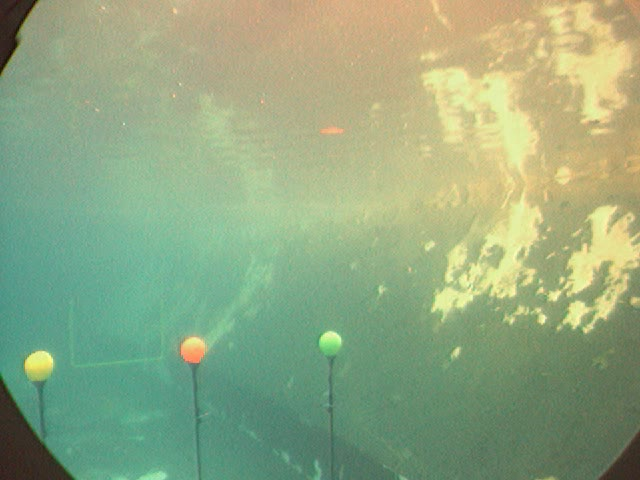
#> input picture frame 3.6 sec.jpg, 640 x 480 px, given as the content of the folder yellow_train, which was not available
$ python 1D_gauss_yellow.py
#> lines starting #> are read from the running program, lines starting #| are printed output that depends on the picture; after the words box and inside, x2 and y2 are one past the last pixel; in counts of white or black regions, pixels touching at a corner belong together; pictures that were not available may be replaced by others from this repository, and a replacement may not be noted
import numpy as np
import cv2
import math
import os
import imutils
from imutils import contours

# Function to generate training data from images in a specified directory
def generate_data():
    stack = []
    for filename in os.listdir("yellow_train"):
        image = cv2.imread(os.path.join("yellow_train", filename))
#> image is the input picture: shape (480, 640, 3); mean B, G, R 129.4, 168.1, 145.8
        resized = cv2.resize(image, (40, 40), interpolation=cv2.INTER_LINEAR)
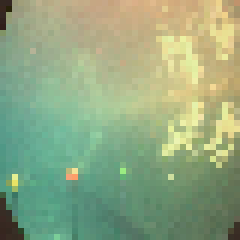
#> resized: shape (40, 40, 3) (shown 6 times larger); mean B, G, R 129.5, 168.2, 145.9
        cropped = resized[13:27, 13:27]

        green_channel = cropped[:, :, 1].ravel()
#> green_channel = 196 values, max 206 at index 63, min 153 at index 192, mean 186.1
        red_channel = cropped[:, :, 2].ravel()
#> red_channel = 196 values, max 206 at index 26, min 108 at index 187, mean 154.6
        combined_image = np.concatenate((green_channel, red_channel), axis=0)
#> combined_image = 392 values, max 206 at index 63, min 108 at index 383, mean 170.4
        combined_image = combined_image.reshape(-1, 1)

        stack.extend(combined_image)

    return np.array(stack)

# Function to compute the Gaussian probability density function
def gaussian(x, mean, cov):
    n_feat = x.shape[0]
    cov_inv = 1 / cov[0]
    diff = x - mean
    N = (2.0 * np.pi) ** (-len(x[1]) / 2.0) * (1.0 / cov[0] ** 0.5) * \
        np.exp(-0.5 * np.sum(np.multiply(diff * cov_inv, diff), axis=1))
    return np.reshape(N, (n_feat, 1))

# Function to perform Gaussian Mixture Model clustering using Expectation-Maximization
def gmm(data, K):
    n_feat = data.shape[0]

    def initialize():
        mean = np.array([data[np.random.choice(n_feat)]], np.float64)
        cov = [np.random.randint(1, 255)]
        return {'mean': mean, 'cov': cov}

    bound = 0.0001
    max_itr = 1000
    parameters = [initialize() for _ in range(K)]
    cluster_prob = np.ndarray([n_feat, K], np.float64)
    mix_c = [1. / K] * K
    log_likelihoods = []

    # EM Algorithm
    for itr in range(max_itr):
        print(itr)
        for cluster in range(K):
            cluster_prob[:, cluster] = gaussian(data, parameters[cluster]['mean'], parameters[cluster]['cov']).flatten() * mix_c[cluster]

        cluster_sum = np.sum(cluster_prob, axis=1)
        log_likelihood = np.sum(np.log(cluster_sum))
        log_likelihoods.append(log_likelihood)

        cluster_prob /= np.tile(cluster_sum, (K, 1)).T
        Nk = np.sum(cluster_prob, axis=0)

        for cluster in range(K):
            new_mean = np.sum(cluster_prob[:, cluster] * data.T, axis=1) / Nk[cluster]
            diff = data - new_mean
            new_cov = np.dot(np.multiply(diff.T, cluster_prob[:, cluster]), diff) / Nk[cluster]
            parameters[cluster]['mean'] = new_mean
            parameters[cluster]['cov'] = new_cov
            mix_c[cluster] = Nk[cluster] / n_feat

        if len(log_likelihoods) >= 2 and np.abs(log_likelihood - log_likelihoods[-2]) < bound:
            break

    return mix_c, parameters

# Generate training data for GMM
data = generate_data()
#> data has the same summary as combined_image in generate_data
K = 2
mix_c, parameters = gmm(data, K)
#> in initialize, `mean = np.array([data[np.random.choice(n_feat)]], np.float64)`: mean = [168]
#> in gmm, `parameters = [initialize() for _ in range(K)]`: parameters = 2 items
#> the loop in gmm, `for itr in range(max_itr):` made 131 passes
#> (log_likelihood, Nk) on passes 1 to 12: (-2328.1, [102.8, 289.2]), (-1857.6, [76.32, 315.7]), (-1839.3, [66.24, 325.8]), (-1830, [64.62, 327.4]), (-1822.9, [69.09, 322.9]), (-1815.9, [78.55, 313.4]), (-1808.7, [91.71, 300.3]), (-1801.5, [106.7, 285.3]), (-1795.1, [121.5, 270.5]), (-1790.2, [134.4, 257.6]), (-1786.9, [145, 247]), (-1784.9, [153.4, 238.6])
#> after the loop in gmm, `for itr in range(max_itr):`: cluster_prob = 392 pairs, first value 2.51e-05 to 1, second value 2.12e-08 to 1; log_likelihoods = 131 values from -2328.1 to -1773.1; mix_c = [0.772, 0.228]
#> mix_c = [0.772, 0.228]; parameters = 2 items

# Save the GMM weights and parameters
np.save('weights_1d_y.npy', mix_c)
np.save('parameters_1d_y.npy', parameters)

# Open video file and process frames
name = "detectbuoy.avi"
cap = cv2.VideoCapture(name)
images = []

while cap.isOpened():
    success, frame = cap.read()
    if not success:
        break

    test_image = frame
    nx, ny = test_image.shape[:2]
#> nx = 480; ny = 640

    green_channel = test_image[:, :, 1].ravel()
    red_channel = test_image[:, :, 2].ravel()
    combined_image = np.concatenate((green_channel, red_channel), axis=0)
    combined_image = combined_image.reshape(-1, 1)

    weights = np.load('weights_1d_y.npy')
    parameters = np.load('parameters_1d_y.npy', allow_pickle=True)
    prob = np.zeros((combined_image.shape[0], K))
    likelihood = np.zeros((combined_image.shape[0], K))

    for cluster in range(K):
        prob[:, cluster] = weights[cluster] * gaussian(combined_image, parameters[cluster]['mean'], parameters[cluster]['cov']).flatten()
#> this loop made 2 passes
#> cov_inv in gaussian on passes 1 to 2: [0.00482], [0.0063]
#> after the loop, prob = 614400 pairs, first value 2.83e-35 to 0.0214, second value 2.05e-24 to 0.00722

    likelihood = prob.sum(axis=1)

    green_prob = likelihood[:nx*ny]
    red_prob = likelihood[nx*ny:]

    prob = green_prob + red_prob
    prob[red_prob > np.max(red_prob) / 3.0] = 255

    output = np.zeros_like(frame)
    output[:, :, 2] = np.reshape(prob, (nx, ny))
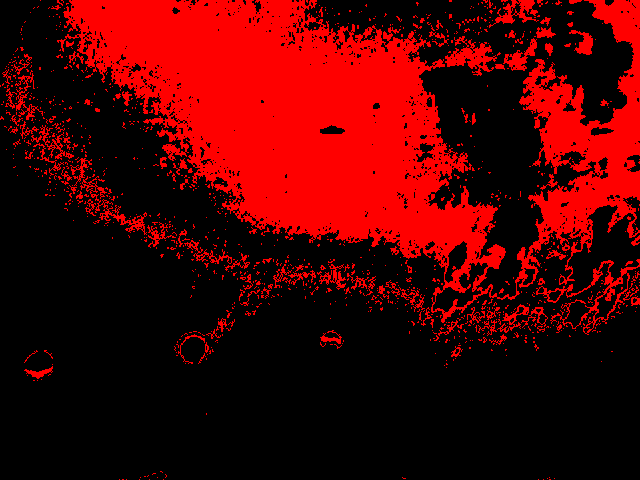
#> output: shape (480, 640, 3); mean of channels 0, 1, 2 0, 0, 76.9; drawn as B, G, R
    output[:, :, 1] = np.reshape(prob, (nx, ny))
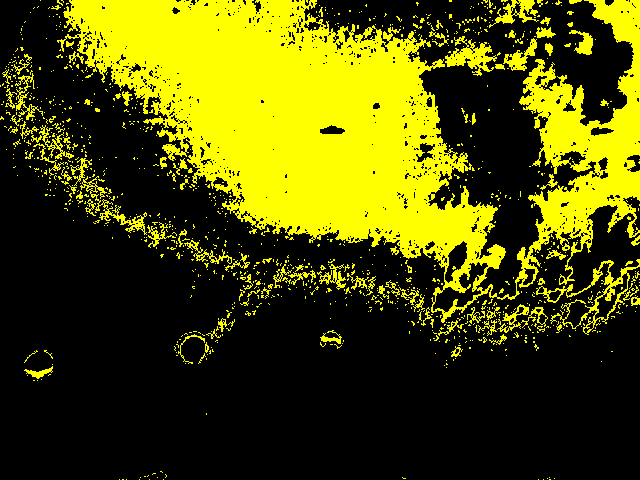
#> output: shape (480, 640, 3); mean of channels 0, 1, 2 0, 76.9, 76.9; drawn as B, G, R

    cv2.imshow("Output", output)
    blur = cv2.medianBlur(output, 3)
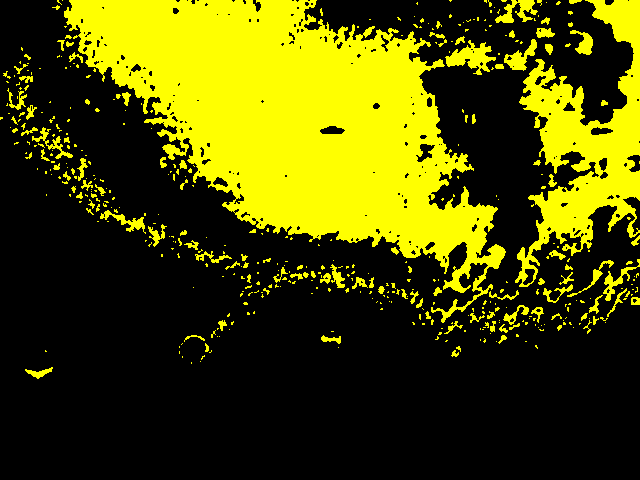
#> blur: shape (480, 640, 3); mean of channels 0, 1, 2 0, 74.9, 74.9; drawn as B, G, R
    edged = cv2.Canny(blur, 50, 255)
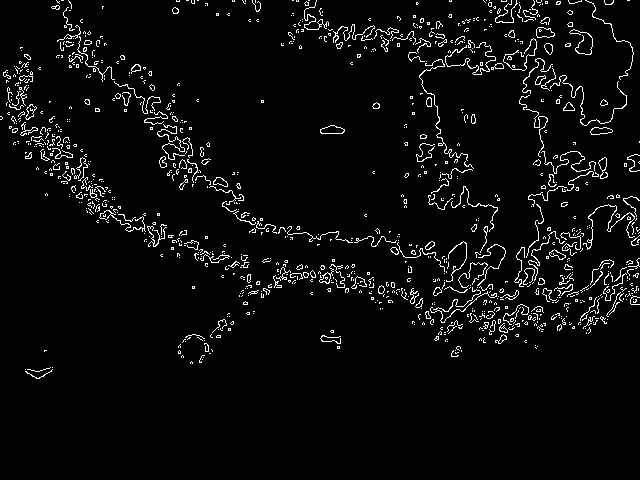
#> edged: shape (480, 640); 4.2% white in thin lines or dots, all inside (x1, y1, x2, y2) = (0, 0, 640, 379)
    cnts, _ = cv2.findContours(edged, cv2.RETR_TREE, cv2.CHAIN_APPROX_SIMPLE)
#> cnts = 1219 contours, 1136 with area under 20; largest, box (x1, y1, x2, y2) and area: (320, 125, 345, 134) 144, (536, 27, 555, 38) 140, (320, 125, 345, 134) 138, (536, 27, 555, 38) 136, (590, 127, 613, 135) 116
    cnts_sorted = sorted(cnts, key=cv2.contourArea, reverse=True)
#> cnts_sorted has the same summary as cnts

    if cnts_sorted:
        hull = cv2.convexHull(cnts_sorted[0])
#> hull = contour of 10 points, box (x1, y1, x2, y2) (320, 125, 345, 134), area 152
        (x, y), radius = cv2.minEnclosingCircle(hull)
#> x = 332; y = 130.5; radius = 12.09

        if radius > 7:
            cv2.circle(test_image, (int(x), int(y) - 1), int(radius + 1), 255, 4)
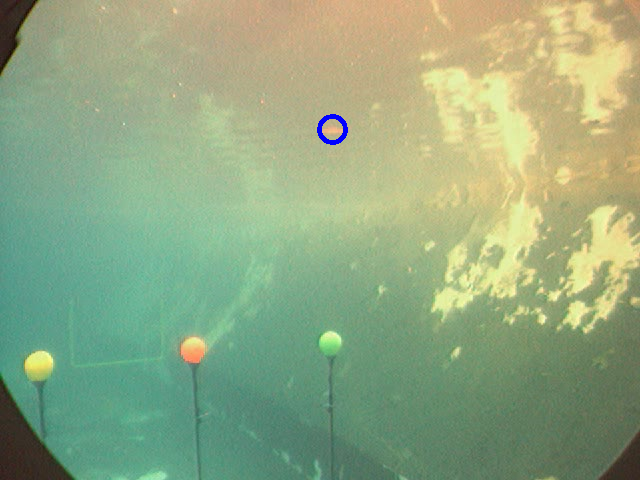
#> test_image: shape (480, 640, 3); 0.13% of pixels changed, all inside (x1, y1, x2, y2) = (317, 114, 348, 145)

    cv2.imshow("Final Output", test_image)
    images.append(test_image)
    cv2.waitKey(5)

# Save the processed video
cap.release()

fourcc = cv2.VideoWriter_fourcc(*'XVID')
out = cv2.VideoWriter('1D_gauss_yellow.avi', fourcc, 5.0, (640, 480))
for image in images:
    out.write(image)
    cv2.waitKey(10)

out.release()
